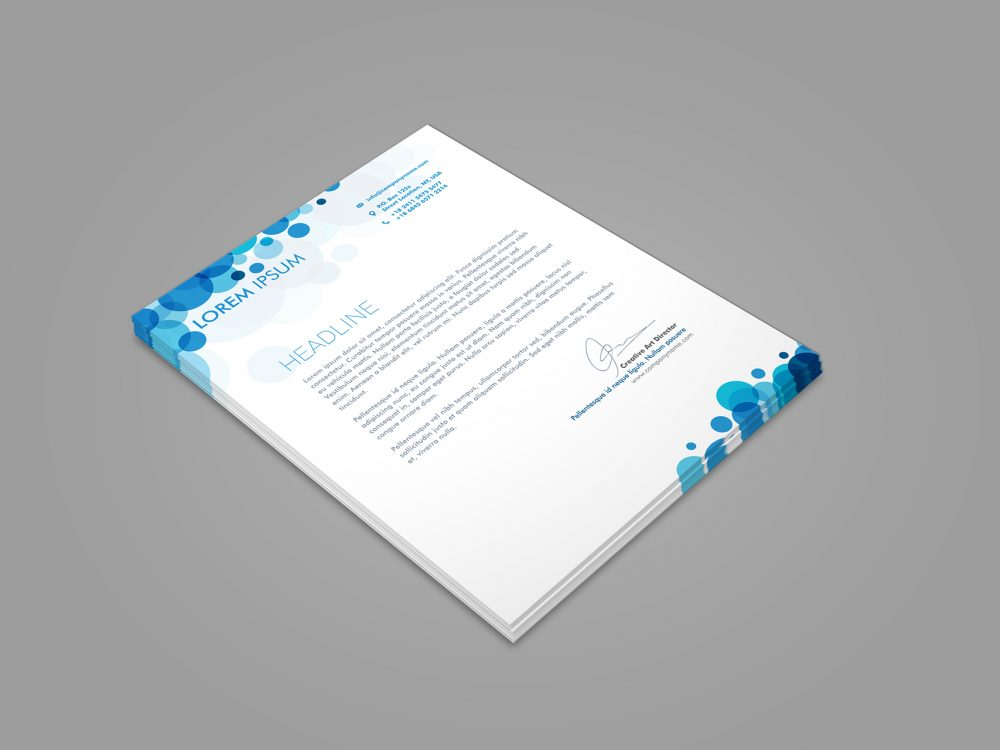
#> input picture OpenCV/persp.jpg, 1000 x 750 px
$ jupyter execute perspektywa.ipynb
#> lines starting #> are read from the running program, lines starting #| are printed output that depends on the picture
[cell 1]
import cv2
import numpy as np
import matplotlib.pyplot as plt

[cell 2]
image = cv2.imread('persp.jpg')
#> image is the input picture: shape (750, 1000, 3); mean B, G, R 179.6, 178.6, 176.4

cv2.imshow('img',image)
cv2.waitKey(0)
points_A = np.float32([[133,316],[430,126],[510,626],[820,360]])

points_B = np.float32([[0,0],[420,0],[0,594],[420,594]])

M = cv2.getPerspectiveTransform(points_A, points_B)
warped = cv2.warpPerspective(image,M,(420,594))
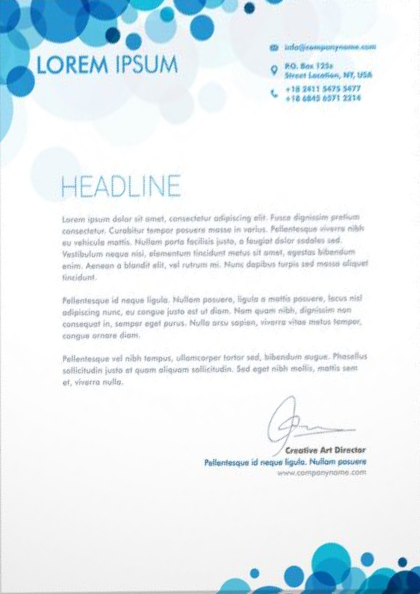
#> warped: shape (594, 420, 3); mean B, G, R 244.4, 240.4, 231.9

def onMouse(event, x, y, flags, param):
   if event == cv2.EVENT_LBUTTONDOWN:
        print(x,' ',y)
cv2.setMouseCallback('Original', onMouse)

cv2.imshow('warpPerspective',warped)
cv2.waitKey(0)
cv2.destroyAllWindows()

#### Affine transform

[cell 3]
import cv2
import numpy as np
import matplotlib.pyplot as plt

image = cv2.imread('persp.jpg')
rows, cols, ch = image.shape
#> rows = 750; cols = 1000; ch = 3
cv2.imshow('img',image)
cv2.waitKey(0)

points_A = np.float32([[133,316],[430,126],[510,626]])

points_B = np.float32([[0,0],[cols,0],[0,rows]])
#> points_B = [[0, 0], [1000, 0], [0, 750]]

M = cv2.getAffineTransform(points_A, points_B)

warped = cv2.warpAffine(image,M,(cols, rows))
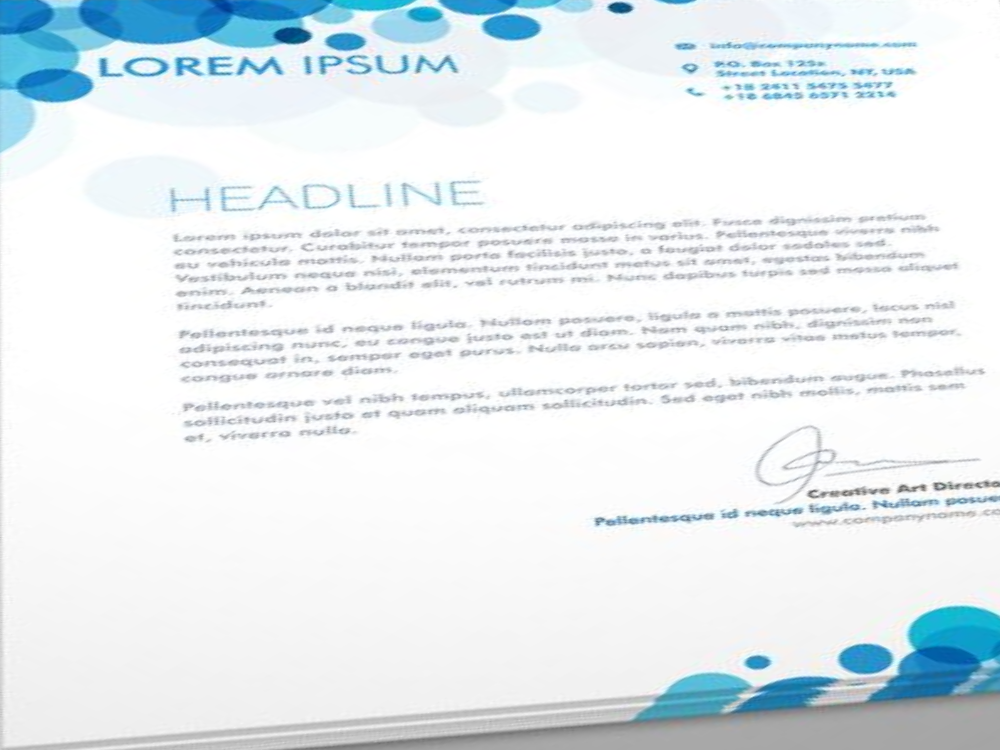
#> warped: shape (750, 1000, 3); mean B, G, R 240.9, 237.2, 229.5
cv2.imshow('warped', warped)
cv2.waitKey(0)


cv2.destroyAllWindows()
